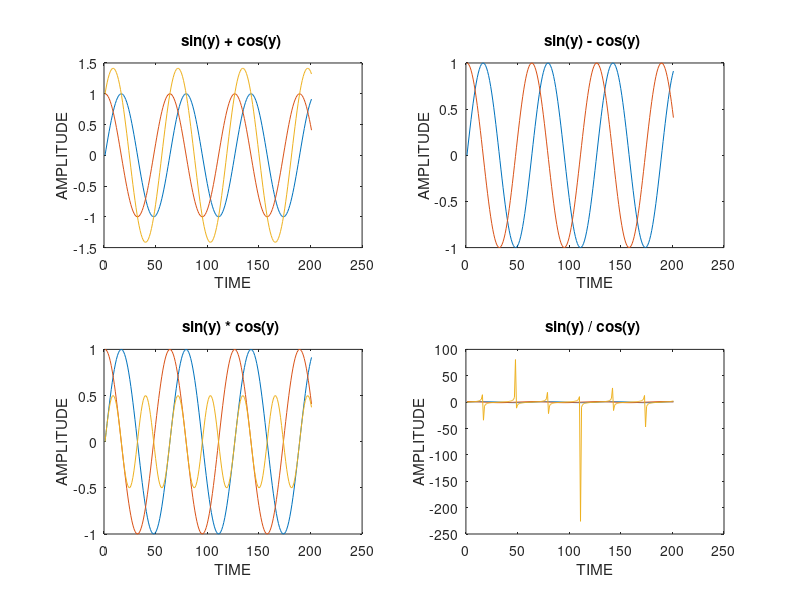

Write the MATLAB code that produced this figure.
% - Write MATLAB code to perform Arithmetic operation Addition, Subtraction, Multiplication and Division on signals.
clc
clear
close all
y = 0:0.1:20;
x = sin(y);
z = cos(y);
figure;
subplot(2,2,1)

plot(x);
hold on
title("sin(y) + cos(y) ");
xlabel("TIME")
ylabel("AMPLITUDE");
plot(z)
w = x + z;
plot(w)
hold off
subplot(2,2,2)
plot(x)
hold on
title("sin(y) - cos(y) ");
xlabel("TIME")
ylabel("AMPLITUDE");
plot(z)
w = x - z;
subplot(2,2,3)
plot(w)
hold off
plot(x)
hold on
title("sin(y) * cos(y) ");
xlabel("TIME")
ylabel("AMPLITUDE");
plot(z)
w = x .* z;
plot(w)
hold off
subplot(2,2,4)
plot(x)
hold on
title("sin(y) / cos(y) ");
xlabel("TIME")
ylabel("AMPLITUDE");
plot(z)
w = x ./ z;
plot(w)
hold off


